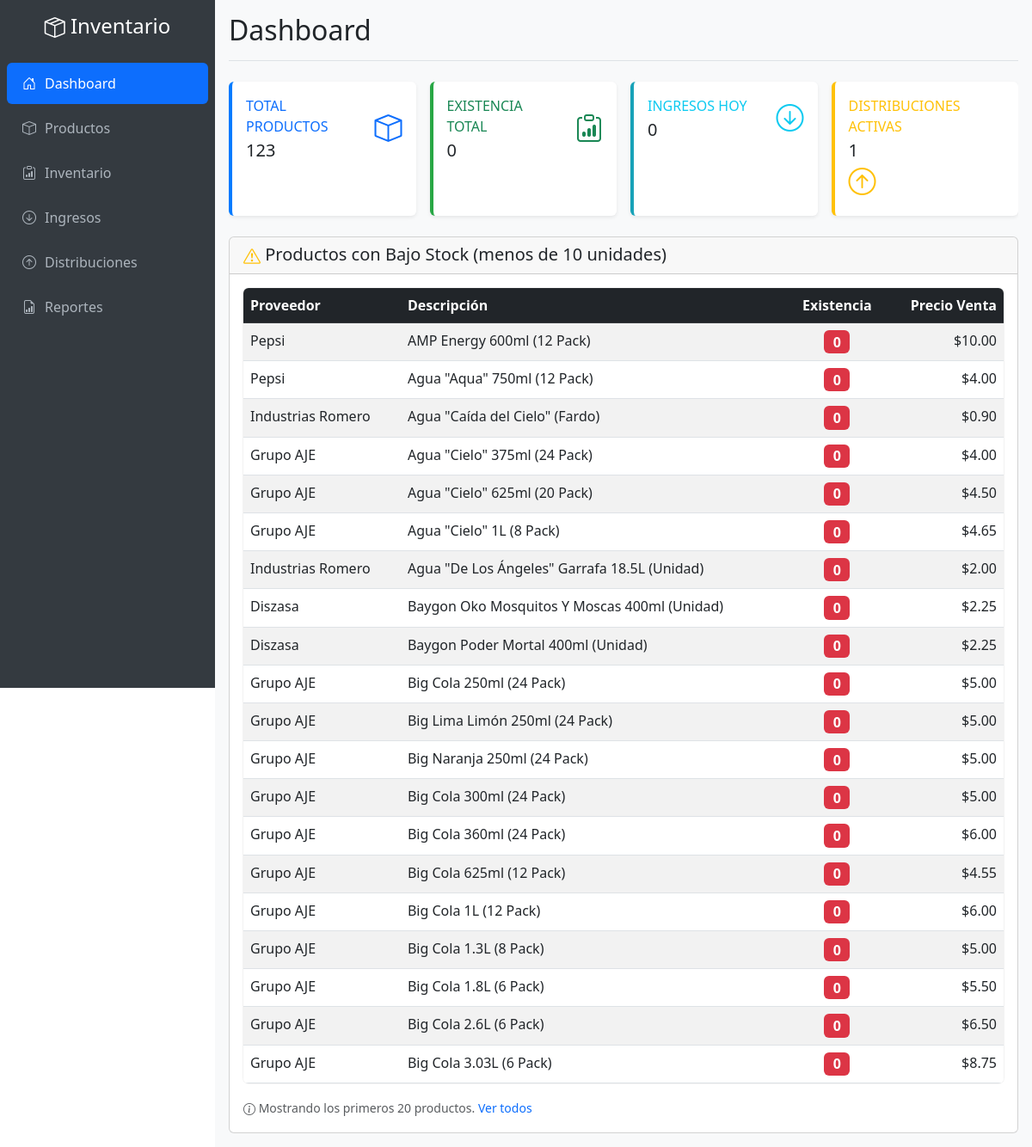
The page / on the database its author committed.
### tables this page shows
CREATE TABLE IF NOT EXISTS `productos` (
  `id` int NOT NULL AUTO_INCREMENT,
  `proveedor` varchar(255) NOT NULL,
  `descripcion` text NOT NULL,
  `precio_venta` decimal(10,2) NOT NULL,
  `existencia` int DEFAULT '0',
  `fecha_creacion` timestamp NULL DEFAULT CURRENT_TIMESTAMP,
  `fecha_actualizacion` timestamp NULL DEFAULT CURRENT_TIMESTAMP ON UPDATE CURRENT_TIMESTAMP,
  PRIMARY KEY (`id`)
);

### index.php (the view, shortened to what this page needs)
<!DOCTYPE html>
<html lang="es">
<head>
    <link href="https://cdn.jsdelivr.net/npm/bootstrap@5.3.0/dist/css/bootstrap.min.css" rel="stylesheet">
    <link href="https://cdn.jsdelivr.net/npm/bootstrap-icons@1.10.0/font/bootstrap-icons.css" rel="stylesheet">
</head>
<body>
    <div class="app-container">
        <nav class="sidebar" id="sidebar">
            <div class="pt-3">
                <div class="text-center mb-4">
                    <h4 class="text-white d-none d-lg-block">
                        <i class="bi bi-box-seam"></i> Inventario
                    </h4>
                </div>
                <ul class="nav flex-column">
                    <li class="nav-item">
                        <a class="nav-link active" href="index.php">
                            <i class="bi bi-house-door"></i> Dashboard
                        </a>
                    </li>
                    <li class="nav-item">
                        <a class="nav-link" href="productos.php">
                            <i class="bi bi-box"></i> Productos
                        </a>
                    </li>
                    <li class="nav-item">
                        <a class="nav-link" href="inventario.php">
                            <i class="bi bi-clipboard-data"></i> Inventario
                        </a>
                    </li>
                    <li class="nav-item">
                        <a class="nav-link" href="ingresos.php">
                            <i class="bi bi-arrow-down-circle"></i> Ingresos
                        </a>
                    </li>
                    <li class="nav-item">
                        <a class="nav-link" href="distribuciones.php">
                            <i class="bi bi-arrow-up-circle"></i> Distribuciones
                        </a>
                    </li>
                    <li class="nav-item">
                        <a class="nav-link" href="reportes.php">
                            <i class="bi bi-file-earmark-bar-graph"></i> Reportes
                        </a>
                    </li>
                </ul>
            </div>
        </nav>
        <main class="main-content">
            <div class="content-wrapper">
                <div class="d-flex justify-content-between flex-wrap align-items-center mb-4 pb-3 border-bottom">
                    <h1 class="h2 mb-0">Dashboard</h1>
                </div>
                <?php
                $database = new Database();
                $db = $database->getConnection();
                $stmt_productos = $db->prepare("SELECT COUNT(*) as total FROM productos");
                $stmt_productos->execute();
                $total_productos = $stmt_productos->fetch()['total'];
                $stmt_existencia = $db->prepare("SELECT SUM(existencia) as total FROM productos");
                $stmt_existencia->execute();
                $total_existencia = $stmt_existencia->fetch()['total'] ?? 0;
                $stmt_ingresos = $db->prepare("SELECT COUNT(*) as total FROM ingresos WHERE DATE(fecha_creacion) = CURDATE()");
                $stmt_ingresos->execute();
                $ingresos_hoy = $stmt_ingresos->fetch()['total'];
                $stmt_distribuciones = $db->prepare("SELECT COUNT(*) as total FROM distribuciones WHERE estado = 'activo'");
                $stmt_distribuciones->execute();
                $distribuciones_activas = $stmt_distribuciones->fetch()['total'];
                ?>
                <div class="row g-3 mb-4">
                    <div class="col-xl-3 col-md-6">
                        <div class="card border-left-primary card-dashboard animate-in">
                            <div class="card-body">
                                <div class="row align-items-center">
                                    <div class="col">
                                        <div class="text-xs font-weight-bold text-primary text-uppercase mb-1">
                                            Total Productos
                                        </div>
                                        <div class="h5 mb-0 font-weight-bold">
                                            <?php echo number_format($total_productos); ?>
                                        </div>
                                    </div>
                                    <div class="col-auto">
                                        <i class="bi bi-box fs-2 text-primary"></i>
                                    </div>
                                </div>
                            </div>
                        </div>
                    </div>
                    <div class="col-xl-3 col-md-6">
                        <div class="card border-left-success card-dashboard animate-in">
                            <div class="card-body">
                                <div class="row align-items-center">
                                    <div class="col">
                                        <div class="text-xs font-weight-bold text-success text-uppercase mb-1">
                                            Existencia Total
                                        </div>
                                        <div class="h5 mb-0 font-weight-bold">
                                            <?php echo number_format($total_existencia); ?>
                                        </div>
                                    </div>
                                    <div class="col-auto">
                                        <i class="bi bi-clipboard-data fs-2 text-success"></i>
                                    </div>
                                </div>
                            </div>
                        </div>
                    </div>
                    <div class="col-xl-3 col-md-6">
                        <div class="card border-left-info card-dashboard animate-in">
                            <div class="card-body">
                                <div class="row align-items-center">
                                    <div class="col">
                                        <div class="text-xs font-weight-bold text-info text-uppercase mb-1">
                                            Ingresos Hoy
                                        </div>
                                        <div class="h5 mb-0 font-weight-bold">
                                            <?php echo number_format($ingresos_hoy); ?>
                                        </div>
                                    </div>
                                    <div class="col-auto">
                                        <i class="bi bi-arrow-down-circle fs-2 text-info"></i>
                                    </div>
                                </div>
                            </div>
                        </div>
                    </div>
                    <div class="col-xl-3 col-md-6">
                        <div class="card border-left-warning card-dashboard animate-in">
                            <div class="card-body">
                                <div class="row align-items-center">
                                    <div class="col">
                                        <div class="text-xs font-weight-bold text-warning text-uppercase mb-1">
                                            Distribuciones Activas
                                        </div>
                                        <div class="h5 mb-0 font-weight-bold">
                                            <?php echo number_format($distribuciones_activas); ?>
                                        </div>
                                    </div>
                                    <div class="col-auto">
                                        <i class="bi bi-arrow-up-circle fs-2 text-warning"></i>
                                    </div>
                                </div>
                            </div>
                        </div>
                    </div>
                </div>
                <div class="row">
                    <div class="col-12">
                        <div class="card animate-in">
                            <div class="card-header">
                                <h5 class="card-title mb-0">
                                    <i class="bi bi-exclamation-triangle text-warning"></i>
                                    Productos con Bajo Stock (menos de 10 unidades)
                                </h5>
                            </div>
                            <div class="card-body">
                                <?php
                                $stmt_bajo_stock = $db->prepare("SELECT * FROM productos WHERE existencia < 10 ORDER BY existencia ASC LIMIT 20");
                                $stmt_bajo_stock->execute();
                                $productos_bajo_stock = $stmt_bajo_stock->fetchAll();
                                if (count($productos_bajo_stock) > 0): ?>
                                    <div class="table-responsive">
                                        <table class="table table-striped table-hover mb-0">
                                            <thead class="table-dark">
                                                <tr>
                                                    <th>Proveedor</th>
                                                    <th>Descripción</th>
                                                    <th class="text-center">Existencia</th>
                                                    <th class="text-end">Precio Venta</th>
                                                </tr>
                                            </thead>
                                            <tbody>
                                                <?php foreach ($productos_bajo_stock as $producto): ?>
                                                    <tr>
                                                        <td>
                                                            <span class="fw-medium"><?php echo htmlspecialchars($producto['proveedor']); ?></span>
                                                        </td>
                                                        <td>
                                                            <span title="<?php echo htmlspecialchars($producto['descripcion']); ?>">
                                                                <?php echo htmlspecialchars($producto['descripcion']); ?>
                                                            </span>
                                                        </td>
                                                        <td class="text-center">
                                                            <span class="badge fs-6 <?php echo $producto['existencia'] == 0 ? 'bg-danger' : 'bg-warning text-dark'; ?>">
                                                                <?php echo number_format($producto['existencia']); ?>
                                                            </span>
                                                        </td>
                                                        <td class="text-end fw-medium">
                                                            $<?php echo number_format($producto['precio_venta'], 2); ?>
                                                        </td>
                                                    </tr>
                                                <?php endforeach; ?>
                                            </tbody>
                                        </table>
                                    </div>
                                    <?php if (count($productos_bajo_stock) == 20): ?>
                                        <div class="mt-3">
                                            <small class="text-muted">
                                                <i class="bi bi-info-circle"></i>
                                                Mostrando los primeros 20 productos.
                                                <a href="inventario.php?stock=bajo_stock" class="text-decoration-none">Ver todos</a>
                                            </small>
                                        </div>
                                    <?php endif; ?>
                                <?php endif; ?>
                            </div>
                        </div>
                    </div>
                </div>
            </div>
        </main>
    </div>
</body>
</html>

### index.php (style rules this page uses)
* { box-sizing: border-box; }
body { margin: 0; padding: 0; overflow-x: hidden; }
.app-container { display: flex; min-height: 100vh; width: 100%; }
.sidebar { background-color: #343a40; width: 250px; min-height: 100vh; position: fixed; top: 0; left: 0; z-index: 1000; overflow-y: auto; transition: transform 0.3s ease; }
.sidebar .nav-link { color: #adb5bd; padding: 0.75rem 1rem; border-radius: 0.375rem; margin: 0.125rem 0.5rem; display: flex; align-items: center; }
.sidebar .nav-link.active { color: #fff; background-color: #0d6efd; }
.sidebar .nav-link i { width: 20px; margin-right: 8px; text-align: center; }
.main-content { flex: 1; margin-left: 250px; min-height: 100vh; width: calc(100% - 250px); padding: 1rem; background-color: #f8f9fa; }
.card-dashboard { transition: transform 0.2s ease; border: none; box-shadow: 0 0.125rem 0.25rem rgba(0, 0, 0, 0.075); border-left: 4px solid; height: 100%; }
.border-left-primary { border-left-color: #007bff !important; }
.border-left-success { border-left-color: #28a745 !important; }
.border-left-info { border-left-color: #17a2b8 !important; }
.border-left-warning { border-left-color: #ffc107 !important; }
.content-wrapper { width: 100%; max-width: 100%; overflow-x: auto; }
.table-responsive { border-radius: 0.375rem; box-shadow: 0 0 0 1px rgba(0, 0, 0, 0.05); }
.animate-in { animation: slideIn 0.3s ease-out; }
.bi { vertical-align: middle; }

### rows shown on the page
productos: proveedor "Pepsi", descripcion "AMP Energy 600ml (12 Pack)", existencia "0", precio_venta "10.00"
productos: proveedor "Pepsi", descripcion "Agua \"Aqua\" 750ml (12 Pack)", existencia "0", precio_venta "4.00"
productos: proveedor "Industrias Romero", descripcion "Agua \"Caída del Cielo\" (Fardo)", existencia "0", precio_venta "0.90"
productos: proveedor "Grupo AJE", descripcion "Agua \"Cielo\" 375ml (24 Pack)", existencia "0", precio_venta "4.00"
productos: proveedor "Grupo AJE", descripcion "Agua \"Cielo\" 625ml (20 Pack)", existencia "0", precio_venta "4.50"
productos: proveedor "Grupo AJE", descripcion "Agua \"Cielo\" 1L (8 Pack)", existencia "0", precio_venta "4.65"
productos: proveedor "Industrias Romero", descripcion "Agua \"De Los Ángeles\" Garrafa 18.5L (Unidad)", existencia "0", precio_venta "2.00"
productos: proveedor "Diszasa", descripcion "Baygon Oko Mosquitos Y Moscas 400ml (Unidad)", existencia "0", precio_venta "2.25"
productos: proveedor "Diszasa", descripcion "Baygon Poder Mortal 400ml (Unidad)", existencia "0", precio_venta "2.25"
productos: proveedor "Grupo AJE", descripcion "Big Cola 250ml (24 Pack)", existencia "0", precio_venta "5.00"
productos: proveedor "Grupo AJE", descripcion "Big Lima Limón 250ml (24 Pack)", existencia "0", precio_venta "5.00"
productos: proveedor "Grupo AJE", descripcion "Big Naranja 250ml (24 Pack)", existencia "0", precio_venta "5.00"
productos: proveedor "Grupo AJE", descripcion "Big Cola 300ml (24 Pack)", existencia "0", precio_venta "5.00"
productos: proveedor "Grupo AJE", descripcion "Big Cola 360ml (24 Pack)", existencia "0", precio_venta "6.00"
productos: proveedor "Grupo AJE", descripcion "Big Cola 625ml (12 Pack)", existencia "0", precio_venta "4.55"
productos: proveedor "Grupo AJE", descripcion "Big Cola 1L (12 Pack)", existencia "0", precio_venta "6.00"
productos: proveedor "Grupo AJE", descripcion "Big Cola 1.3L (8 Pack)", existencia "0", precio_venta "5.00"
productos: proveedor "Grupo AJE", descripcion "Big Cola 1.8L (6 Pack)", existencia "0", precio_venta "5.50"
productos: proveedor "Grupo AJE", descripcion "Big Cola 2.6L (6 Pack)", existencia "0", precio_venta "6.50"
productos: proveedor "Grupo AJE", descripcion "Big Cola 3.03L (6 Pack)", existencia "0", precio_venta "8.75"

### other values the page prints
$total_productos "123"
$total_existencia "0"
$ingresos_hoy "0"
$distribuciones_activas "1"
